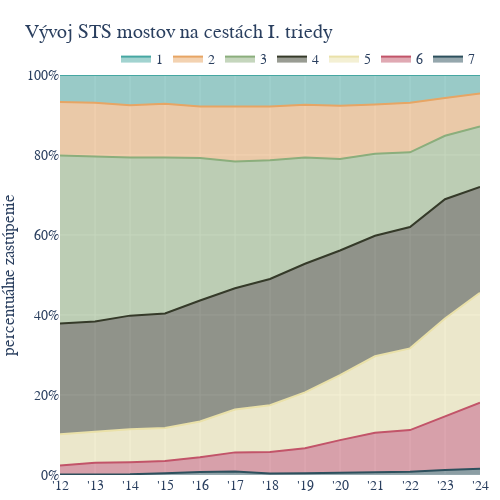
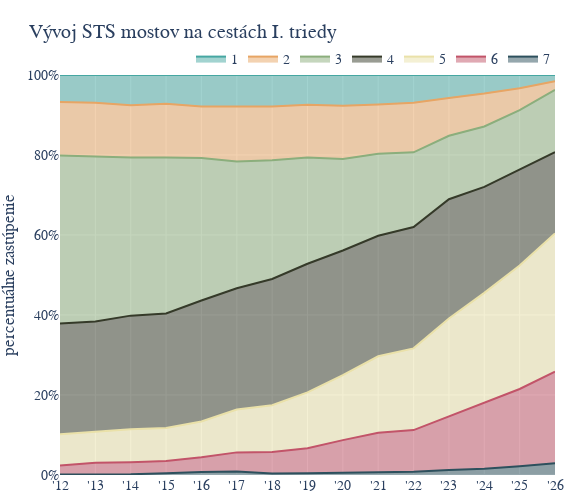

The notebook cell saved with these charts, in order:
### Code cell
create_plot(df_predictions, title='Vývoj STS mostov na cestách I. triedy',
            filename='Vyvoj_I', start_year=2012, end_year=2024, b=500, h=500)
create_plot(df_predictions, title='Vývoj STS mostov na cestách I. triedy',
            filename='Vyvoj_I', start_year=2012, end_year=2026, b=575, h=500)

### Figure 1 — Plotly figure (JSON) as saved in the notebook; plotly's stock layout.template omitted (floating-point values rounded to 4 significant figures)
{"data": [{"line": {"color": "#2d505d"}, "mode": "lines", "name": "7", "stackgroup": "one", "type": "scatter", "x": ["2012", "2013", "2014", "2015", "2016", "2017", "2018", "2019", "2020", "2021", "2022", "2023", "2024"], "y": [0.1136, 0.1705, 0.1693, 0.4497, 0.7739, 0.8786, 0.3817, 0.4329, 0.5886, 0.6373, 0.7941, 1.265, 1.568]}, {"line": {"color": "#c25469"}, "mode": "lines", "name": "6", "stackgroup": "one", "type": "scatter", "x": ["2012", "2013", "2014", "2015", "2016", "2017", "2018", "2019", "2020", "2021", "2022", "2023", "2024"], "y": [2.273, 2.898, 3.047, 3.035, 3.648, 4.778, 5.398, 6.277, 8.133, 9.931, 10.43, 13.39, 16.52]}, {"line": {"color": "#eae1a9"}, "mode": "lines", "name": "5", "stackgroup": "one", "type": "scatter", "x": ["2012", "2013", "2014", "2015", "2016", "2017", "2018", "2019", "2020", "2021", "2022", "2023", "2024"], "y": [7.784, 7.727, 8.239, 8.263, 8.955, 10.71, 11.67, 13.96, 16.27, 19.12, 20.43, 24.46, 27.44]}, {"line": {"color": "#353a29"}, "mode": "lines", "name": "4", "stackgroup": "one", "type": "scatter", "x": ["2012", "2013", "2014", "2015", "2016", "2017", "2018", "2019", "2020", "2021", "2022", "2023", "2024"], "y": [27.73, 27.56, 28.39, 28.61, 30.24, 30.31, 31.57, 32.14, 31.14, 30.11, 30.33, 29.84, 26.5]}, {"line": {"color": "#8bae7c"}, "mode": "lines", "name": "3", "stackgroup": "one", "type": "scatter", "x": ["2012", "2013", "2014", "2015", "2016", "2017", "2018", "2019", "2020", "2021", "2022", "2023", "2024"], "y": [41.99, 41.19, 39.5, 39.01, 35.66, 31.69, 29.66, 26.57, 22.9, 20.5, 18.69, 15.87, 15.11]}, {"line": {"color": "#e7a564"}, "mode": "lines", "name": "2", "stackgroup": "one", "type": "scatter", "x": ["2012", "2013", "2014", "2015", "2016", "2017", "2018", "2019", "2020", "2021", "2022", "2023", "2024"], "y": [13.35, 13.52, 13.09, 13.43, 12.88, 13.73, 13.41, 13.2, 13.27, 12.32, 12.39, 9.436, 8.207]}, {"line": {"color": "#46a7a2"}, "mode": "lines", "name": "1", "stackgroup": "one", "type": "scatter", "x": ["2012", "2013", "2014", "2015", "2016", "2017", "2018", "2019", "2020", "2021", "2022", "2023", "2024"], "y": [6.761, 6.932, 7.562, 7.195, 7.85, 7.908, 7.906, 7.413, 7.705, 7.382, 6.935, 5.746, 4.652]}], "layout": {"font": {"family": "Calibri, sans-serif", "size": 14}, "height": 500, "legend": {"orientation": "h", "x": 1, "xanchor": "right", "y": 1.08, "yanchor": "top"}, "margin": {"b": 25, "l": 0, "r": 20, "t": 75}, "plot_bgcolor": "#EEEEEE", "title": {"text": "Vývoj STS mostov na cestách I. triedy"}, "width": 500, "xaxis": {"ticktext": ["'12", "'13", "'14", "'15", "'16", "'17", "'18", "'19", "'20", "'21", "'22", "'23", "'24"], "tickvals": ["2012", "2013", "2014", "2015", "2016", "2017", "2018", "2019", "2020", "2021", "2022", "2023", "2024"]}, "yaxis": {"range": [0, 100], "ticksuffix": "%", "title": {"text": "percentuálne zastúpenie"}}}}

### Figure 2 — Plotly figure (JSON) as saved in the notebook; plotly's stock layout.template omitted (floating-point values rounded to 4 significant figures)
{"data": [{"line": {"color": "#2d505d"}, "mode": "lines", "name": "7", "stackgroup": "one", "type": "scatter", "x": ["2012", "2013", "2014", "2015", "2016", "2017", "2018", "2019", "2020", "2021", "2022", "2023", "2024", "2025", "2026"], "y": [0.1136, 0.1705, 0.1693, 0.4497, 0.7739, 0.8786, 0.3817, 0.4329, 0.5886, 0.6373, 0.7941, 1.265, 1.568, 2.174, 2.945]}, {"line": {"color": "#c25469"}, "mode": "lines", "name": "6", "stackgroup": "one", "type": "scatter", "x": ["2012", "2013", "2014", "2015", "2016", "2017", "2018", "2019", "2020", "2021", "2022", "2023", "2024", "2025", "2026"], "y": [2.273, 2.898, 3.047, 3.035, 3.648, 4.778, 5.398, 6.277, 8.133, 9.931, 10.43, 13.39, 16.52, 19.32, 22.88]}, {"line": {"color": "#eae1a9"}, "mode": "lines", "name": "5", "stackgroup": "one", "type": "scatter", "x": ["2012", "2013", "2014", "2015", "2016", "2017", "2018", "2019", "2020", "2021", "2022", "2023", "2024", "2025", "2026"], "y": [7.784, 7.727, 8.239, 8.263, 8.955, 10.71, 11.67, 13.96, 16.27, 19.12, 20.43, 24.46, 27.44, 30.89, 34.56]}, {"line": {"color": "#353a29"}, "mode": "lines", "name": "4", "stackgroup": "one", "type": "scatter", "x": ["2012", "2013", "2014", "2015", "2016", "2017", "2018", "2019", "2020", "2021", "2022", "2023", "2024", "2025", "2026"], "y": [27.73, 27.56, 28.39, 28.61, 30.24, 30.31, 31.57, 32.14, 31.14, 30.11, 30.33, 29.84, 26.5, 24.02, 20.35]}, {"line": {"color": "#8bae7c"}, "mode": "lines", "name": "3", "stackgroup": "one", "type": "scatter", "x": ["2012", "2013", "2014", "2015", "2016", "2017", "2018", "2019", "2020", "2021", "2022", "2023", "2024", "2025", "2026"], "y": [41.99, 41.19, 39.5, 39.01, 35.66, 31.69, 29.66, 26.57, 22.9, 20.5, 18.69, 15.87, 15.11, 14.8, 15.53]}, {"line": {"color": "#e7a564"}, "mode": "lines", "name": "2", "stackgroup": "one", "type": "scatter", "x": ["2012", "2013", "2014", "2015", "2016", "2017", "2018", "2019", "2020", "2021", "2022", "2023", "2024", "2025", "2026"], "y": [13.35, 13.52, 13.09, 13.43, 12.88, 13.73, 13.41, 13.2, 13.27, 12.32, 12.39, 9.436, 8.207, 5.494, 2.203]}, {"line": {"color": "#46a7a2"}, "mode": "lines", "name": "1", "stackgroup": "one", "type": "scatter", "x": ["2012", "2013", "2014", "2015", "2016", "2017", "2018", "2019", "2020", "2021", "2022", "2023", "2024", "2025", "2026"], "y": [6.761, 6.932, 7.562, 7.195, 7.85, 7.908, 7.906, 7.413, 7.705, 7.382, 6.935, 5.746, 4.652, 3.298, 1.539]}], "layout": {"font": {"family": "Calibri, sans-serif", "size": 14}, "height": 500, "legend": {"orientation": "h", "x": 1, "xanchor": "right", "y": 1.08, "yanchor": "top"}, "margin": {"b": 25, "l": 0, "r": 20, "t": 75}, "plot_bgcolor": "#EEEEEE", "title": {"text": "Vývoj STS mostov na cestách I. triedy"}, "width": 575, "xaxis": {"ticktext": ["'12", "'13", "'14", "'15", "'16", "'17", "'18", "'19", "'20", "'21", "'22", "'23", "'24", "'25", "'26"], "tickvals": ["2012", "2013", "2014", "2015", "2016", "2017", "2018", "2019", "2020", "2021", "2022", "2023", "2024", "2025", "2026"]}, "yaxis": {"range": [0, 100], "ticksuffix": "%", "title": {"text": "percentuálne zastúpenie"}}}}
